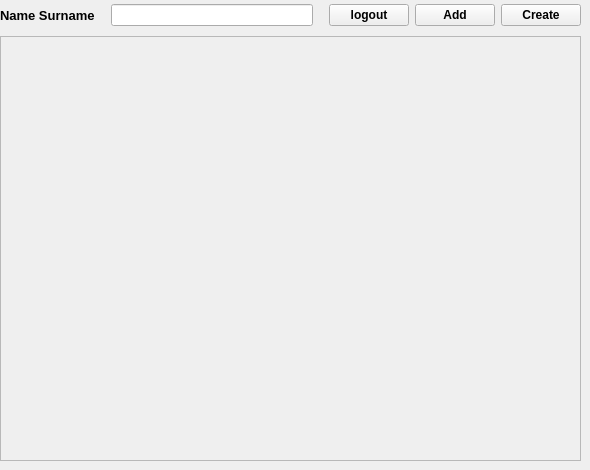
      <widget class="QWidget" name="pageHome">
       <widget class="QWidget" name="verticalLayoutWidget">
        <property name="geometry">
         <rect>
          <x>0</x>
          <y>0</y>
          <width>581</width>
          <height>461</height>
         </rect>
        </property>
        <layout class="QVBoxLayout" name="VLHome" stretch="0,0">
         <property name="sizeConstraint">
          <enum>QLayout::SizeConstraint::SetMinimumSize</enum>
         </property>
         <item>
          <layout class="QHBoxLayout" name="horizontalLayout">
           <property name="sizeConstraint">
            <enum>QLayout::SizeConstraint::SetMinimumSize</enum>
           </property>
           <item>
            <widget class="QLabel" name="homeUserName">
             <property name="font">
              <font>
               <pointsize>10</pointsize>
               <bold>true</bold>
              </font>
             </property>
             <property name="text">
              <string>Name Surname</string>
             </property>
            </widget>
           </item>
           <item>
            <spacer name="horizontalSpacer_14">
             <property name="orientation">
              <enum>Qt::Orientation::Horizontal</enum>
             </property>
             <property name="sizeType">
              <enum>QSizePolicy::Policy::Fixed</enum>
             </property>
             <property name="sizeHint" stdset="0">
              <size>
               <width>10</width>
               <height>20</height>
              </size>
             </property>
            </spacer>
           </item>
           <item>
            <widget class="QLineEdit" name="homeSearchBar"/>
           </item>
           <item>
            <spacer name="horizontalSpacer_13">
             <property name="orientation">
              <enum>Qt::Orientation::Horizontal</enum>
             </property>
             <property name="sizeType">
              <enum>QSizePolicy::Policy::Fixed</enum>
             </property>
             <property name="sizeHint" stdset="0">
              <size>
               <width>10</width>
               <height>30</height>
              </size>
             </property>
            </spacer>
           </item>
           <item>
            <widget class="QPushButton" name="homeLogoutBtn">
             <property name="font">
              <font>
               <bold>true</bold>
              </font>
             </property>
             <property name="text">
              <string>logout</string>
             </property>
            </widget>
           </item>
           <item>
            <widget class="QPushButton" name="homeAddRoomBtn">
             <property name="font">
              <font>
               <bold>true</bold>
              </font>
             </property>
             <property name="text">
              <string>Add</string>
             </property>
            </widget>
           </item>
           <item>
            <widget class="QPushButton" name="homeCreateRoomBtn">
             <property name="font">
              <font>
               <bold>true</bold>
              </font>
             </property>
             <property name="text">
              <string>Create</string>
             </property>
            </widget>
           </item>
          </layout>
         </item>
         <item>
          <widget class="QScrollArea" name="scrollArea">
           <property name="sizePolicy">
            <sizepolicy hsizetype="Minimum" vsizetype="Expanding">
             <horstretch>0</horstretch>
             <verstretch>0</verstretch>
            </sizepolicy>
           </property>
           <property name="sizeIncrement">
            <size>
             <width>1</width>
             <height>1</height>
            </size>
           </property>
           <property name="widgetResizable">
            <bool>true</bool>
           </property>
           <widget class="QWidget" name="scrollAreaWidget">
            <property name="geometry">
             <rect>
              <x>0</x>
              <y>0</y>
              <width>577</width>
              <height>419</height>
             </rect>
            </property>
           </widget>
          </widget>
         </item>
        </layout>
       </widget>
      </widget>
